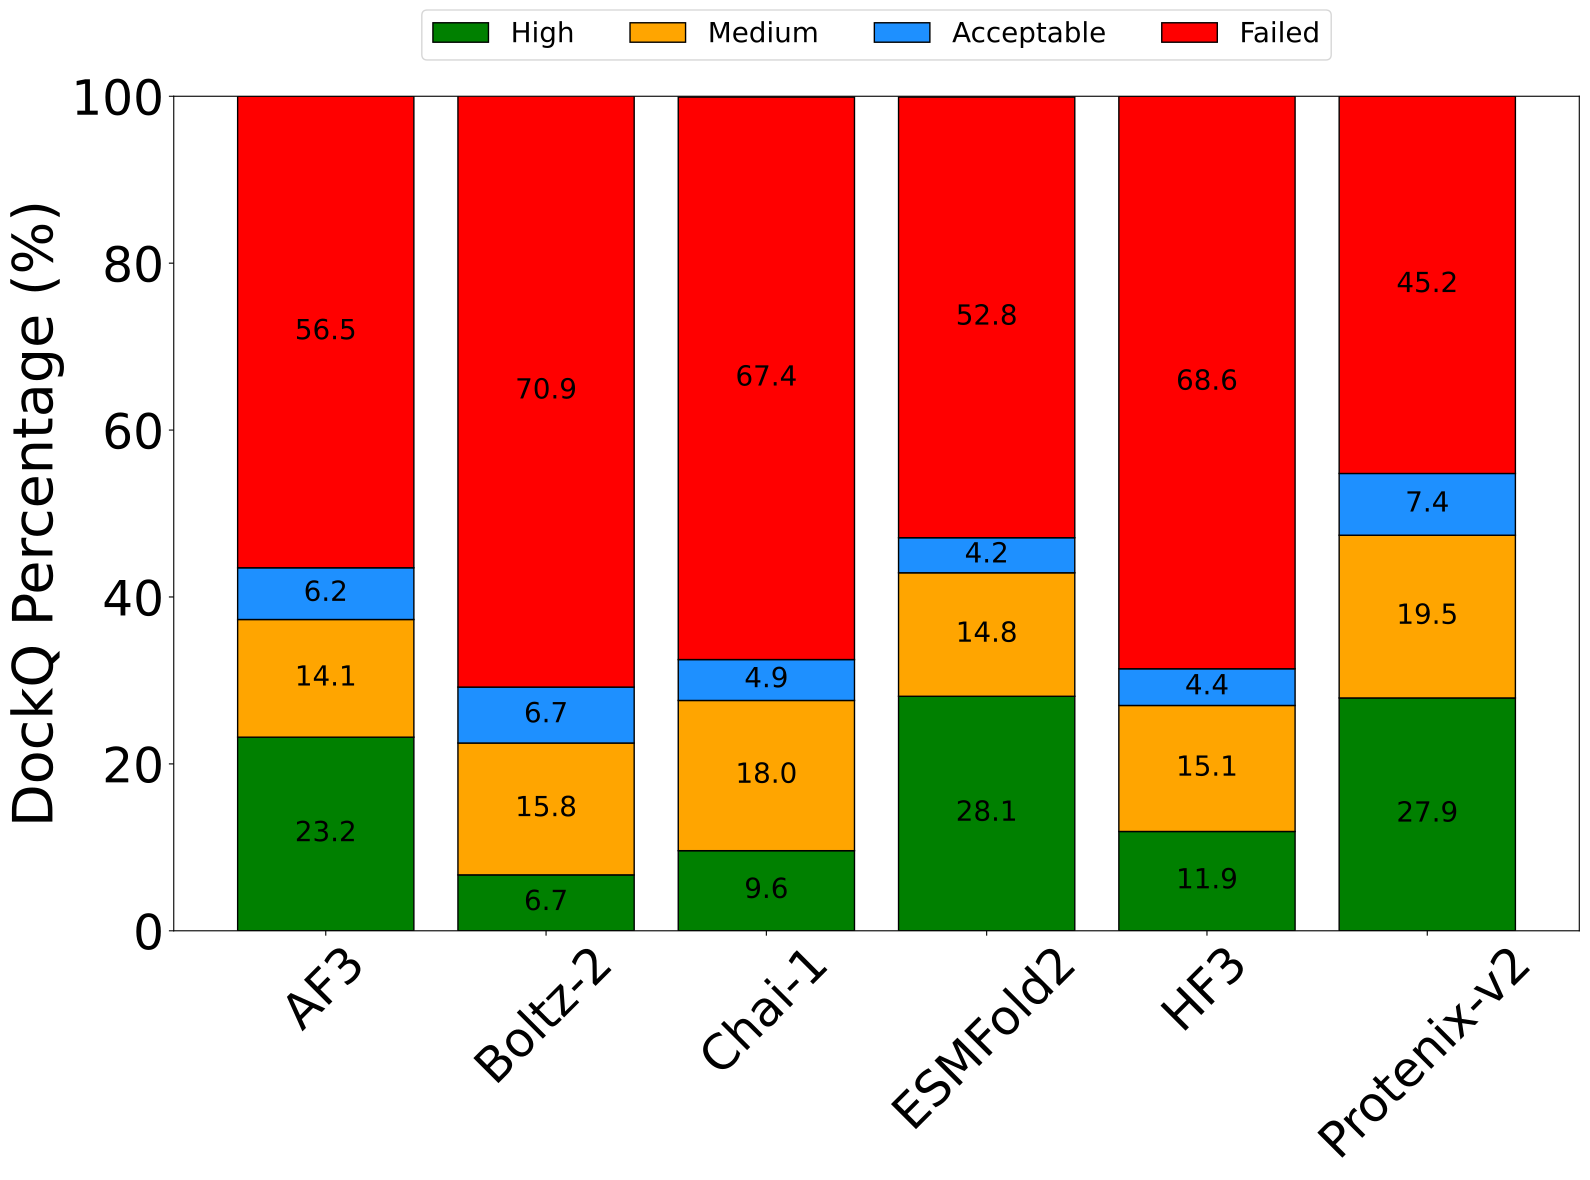

Generate this figure with Python:
#!/usr/bin/env python3
"""
Generate stacked bar plots showing the percentage of DockQ quality categories across multiple structure prediction tools.

Inputs
------
../../04_evaluation/AF3/all_dataset/DockQ_percentages_1seed_5ranks.txt
../../04_evaluation/boltz-2/all_dataset/DockQ_percentages_1seed_5ranks.txt
../../04_evaluation/chai-1/all_dataset/DockQ_percentages_1seed_5ranks.txt
../../04_evaluation/ESMFold2/all_dataset/DockQ_percentages_1seed_5ranks.txt
../../04_evaluation/HF3/all_dataset/DockQ_percentages_1seed_5ranks.txt
../../04_evaluation/protenix-v2/all_dataset/DockQ_percentages_1seed_5ranks.txt

Outputs
-------
DockQ_percentages_all_dataset_1seed_5ranks.pdf
"""

import os
import re
import numpy as np
import matplotlib.pyplot as plt

# ==========================================
# INPUT
# ==========================================

folders = [
    "../../04_evaluation/AF3/all_dataset",
    "../../04_evaluation/boltz-2/all_dataset",
    "../../04_evaluation/chai-1/all_dataset",
    "../../04_evaluation/ESMFold2/all_dataset",
    "../../04_evaluation/HF3/all_dataset",
    "../../04_evaluation/protenix-v2/all_dataset",
]

tools = [
    "AF3",
    "Boltz-2",
    "Chai-1",
    "ESMFold2",
    "HF3",
    "Protenix-v2",
]

categories = [
    "High",
    "Medium",
    "Acceptable",
    "Failed",
]

colors = {
    "High": "green",
    "Medium": "orange",
    "Acceptable": "dodgerblue",
    "Failed": "red",
}

# ==========================================
# READ DATA
# ==========================================

data = {cat: [] for cat in categories}

for folder in folders:

    file = os.path.join(
        folder,
        "DockQ_percentages_1seed_5ranks.txt"
    )

    values = {cat: 0.0 for cat in categories}

    with open(file) as f:

        for line in f:

            # High, Medium, Failed
            for cat in ["High", "Medium", "Failed"]:

                match = re.search(
                    rf"^{re.escape(cat)}.*?\(([\d\.]+)%\)",
                    line.strip(),
                    re.IGNORECASE,
                )

                if match:
                    values[cat] = float(match.group(1))

            # Acceptable only (exclude Acceptable+)
            match = re.search(
                r"^Acceptable(?!\+).*?\(([\d\.]+)%\)",
                line.strip(),
                re.IGNORECASE,
            )

            if match:
                values["Acceptable"] = float(match.group(1))

    for cat in categories:
        data[cat].append(values[cat])

# ==========================================
# STACKED BAR PLOT
# ==========================================

x = np.arange(len(tools))

fig, ax = plt.subplots(figsize=(16, 12))

bottom = np.zeros(len(tools))

for cat in categories:

    bars = ax.bar(
        x,
        data[cat],
        width=0.8,
        bottom=bottom,
        color=colors[cat],
        edgecolor="black",
        linewidth=1,
        label=cat,
    )

    # Labels inside bar segments
    for bar, value, btm in zip(
        bars,
        data[cat],
        bottom
    ):

        if value > 3:

            ax.text(
                bar.get_x() + bar.get_width() / 2,
                btm + value / 2,
                f"{value:.1f}",
                ha="center",
                va="center",
                fontsize=20,
            )

    bottom += np.array(data[cat])

# ==========================================
# STYLING
# ==========================================

ax.set_xticks(x)

ax.set_xticklabels(
    tools,
    rotation=45,
)

ax.set_ylabel(
    "DockQ Percentage (%)",
    fontsize=40,
)

ax.tick_params(
    axis="x",
    labelsize=35,
)

ax.tick_params(
    axis="y",
    labelsize=35,
)

ax.set_ylim(0, 100)

ax.legend(
    fontsize=20,
    loc="upper center",
    bbox_to_anchor=(0.5, 1.12),
    ncol=4,
)

plt.tight_layout()

# ==========================================
# SAVE FIGURE
# ==========================================

plt.savefig(
    "DockQ_percentages_all_dataset_1seed_5ranks.pdf",
    dpi=300,
    bbox_inches="tight",
)

plt.show()
